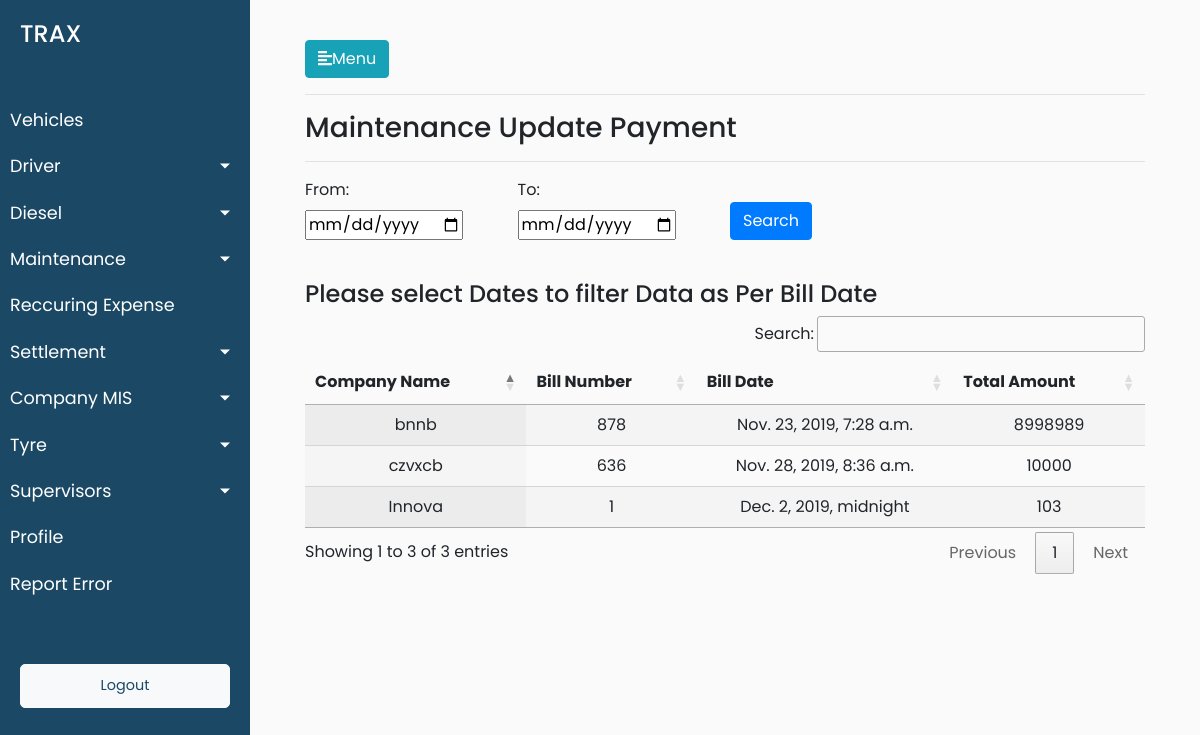
Screenshot of /maintenance/maintenance_update_payment (signed in) with the database file from the repository.
### trax_vehicle_manager_data/models.py (models this page shows, shortened)
class Expenses(models.Model):
    expense_name = models.CharField(max_length=50)
    expense_id = models.PositiveSmallIntegerField()
    expense_vehicle_id = models.ForeignKey(Vehicles, on_delete = models.CASCADE)

class Maintenance(Expenses):
    YES = 'yes'
    NO = 'no'
    chalak_malak_choices = ((YES,'yes'),(NO,'no'))
    vehicle_number = models.PositiveIntegerField()
    vehicle_detail = models.CharField(max_length=50)
    bill_date = models.DateTimeField(default=timezone.now)
    vehicle_type = models.CharField(max_length=50)
    chalak_malal = models.CharField(choices=chalak_malak_choices,max_length=100)
    company_name = models.CharField(max_length=50)
    odometer_reading = models.PositiveIntegerField()
    bill_number = models.PositiveIntegerField()
    dealer_part_number = models.PositiveIntegerField()
    maintenance_dealer_name = models.CharField(max_length=900)
    particular = models.CharField(max_length=50)
    particular_details = models.CharField(max_length=50)
    quantity = models.PositiveIntegerField()
    rate = models.PositiveIntegerField()
    amount = models.PositiveIntegerField()
    discount = models.PositiveIntegerField()
    tax = models.PositiveIntegerField()
    tds = models.PositiveIntegerField()
    labour_charge = models.PositiveIntegerField()
    total_amount = models.PositiveIntegerField()

### trax_vehicle_manager_data/views.py (the view)
# urls.py: path('maintenance/maintenance_update_payment',views.maintenance_update_payment,name='maintenance_update_payment'),
@login_required(login_url='/login')
def maintenance_update_payment(request):
    maintenanceobjectlist = []
    if request.method == "POST":
        date1=request.POST['date1']
        date2=request.POST['date2']
        maintenanceobjectlist = Maintenance.objects.filter(bill_date__range=[date1,date2]).all()
        filter_date = "True"
        data =  {'maintenance_data_objects':maintenanceobjectlist,'date1':date1,'date2':date2,'filter_date':filter_date}
    else:
        maintenanceobjectlist = Maintenance.objects.all()
        data = {'maintenance_data_objects':maintenanceobjectlist}
    return render(request,'trax_vehicle_manager_data/maintenance_update_payment.html',data)

### trax_vehicle_manager_data/templates/trax_vehicle_manager_data/maintenance_update_payment.html (shortened to what this page needs)
{% extends 'trax_vehicle_manager_data/base.html' %}
{% load static %}
{% block stylesheets %}
<link rel="stylesheet" href="//cdn.datatables.net/1.10.19/css/jquery.dataTables.min.css">
{% endblock stylesheets %}
{% block content %}
<hr>
<h3>Maintenance Update Payment</h3>
<hr>
<form action={% url 'trax_vehicle_manager_data:maintenance_update_payment' %} method="post">
                        <div>
                        <div class="form-row">
                        <div class="form-group col-md-3">
                            <label for="start_date_lbl">From:</label><br>
                            <input type="date" class="datepicker" id="date1" name="date1">
                        </div>
                        <div class="form-group col-md-3">
                            <label for="end_date_lbl">To:</label><br>
                            <input type="date" class="datepicker" id="date2" name="date2">
                        </div>
                        <div class="form-group col-md-3">
                        <br>
                        <button type="submit" class="submit-btn btn btn-primary">Search</button>
                        </div>
                        </div>
                        <br>
                    </form>
<div>
{% if filter_date == "True" %}
<h4>{{date1|title}}To{{date2|title}}</h4>
{% else %}
<h4>Please select Dates to filter Data as Per Bill Date</h4>
{% endif %}
</div>
<div>
    <table id="test_table" class="display" style="width:100%">
        <thead>
            <tr>
                <th>Company Name</th>
                <th>Bill Number</th>
                <th>Bill Date</th>
                <th>Total Amount</th>
            </tr>
        </thead>
        <tbody>
        {% for maintenance_data in maintenance_data_objects %}
            <tr>
                <td><a href="{% url 'trax_vehicle_manager_data:maintenance_summary_one_company' dealer_name=maintenance_data.maintenance_dealer_name %}">{{maintenance_data.maintenance_dealer_name}}</td>
                <td>{{maintenance_data.bill_number}}</td>
                <td>{{maintenance_data.bill_date}}</td>
                <td>{{maintenance_data.total_amount}}</td>
            </tr>
        {% endfor %}
        </tbody>
    </table>
</div>
{% endblock %}

### trax_vehicle_manager_data/static/trax_vehicle_manager_data/style.css (style rules this page uses)
body { font-family: 'Poppins', sans-serif; background: #fafafa; }
a, a:hover, a:focus { color: inherit; text-decoration: none; transition: all 0.3s; }
#test_table { text-align: center; }

### rows the page displays
Maintenance: maintenance_dealer_name "bnnb", bill_number "878", bill_date "Nov. 23, 2019, 7:28 a.m.", total_amount "8998989"
Maintenance: maintenance_dealer_name "czvxcb", bill_number "636", bill_date "Nov. 28, 2019, 8:36 a.m.", total_amount "10000"
Maintenance: maintenance_dealer_name "Innova", bill_number "1", bill_date "Dec. 2, 2019, midnight", total_amount "103"
